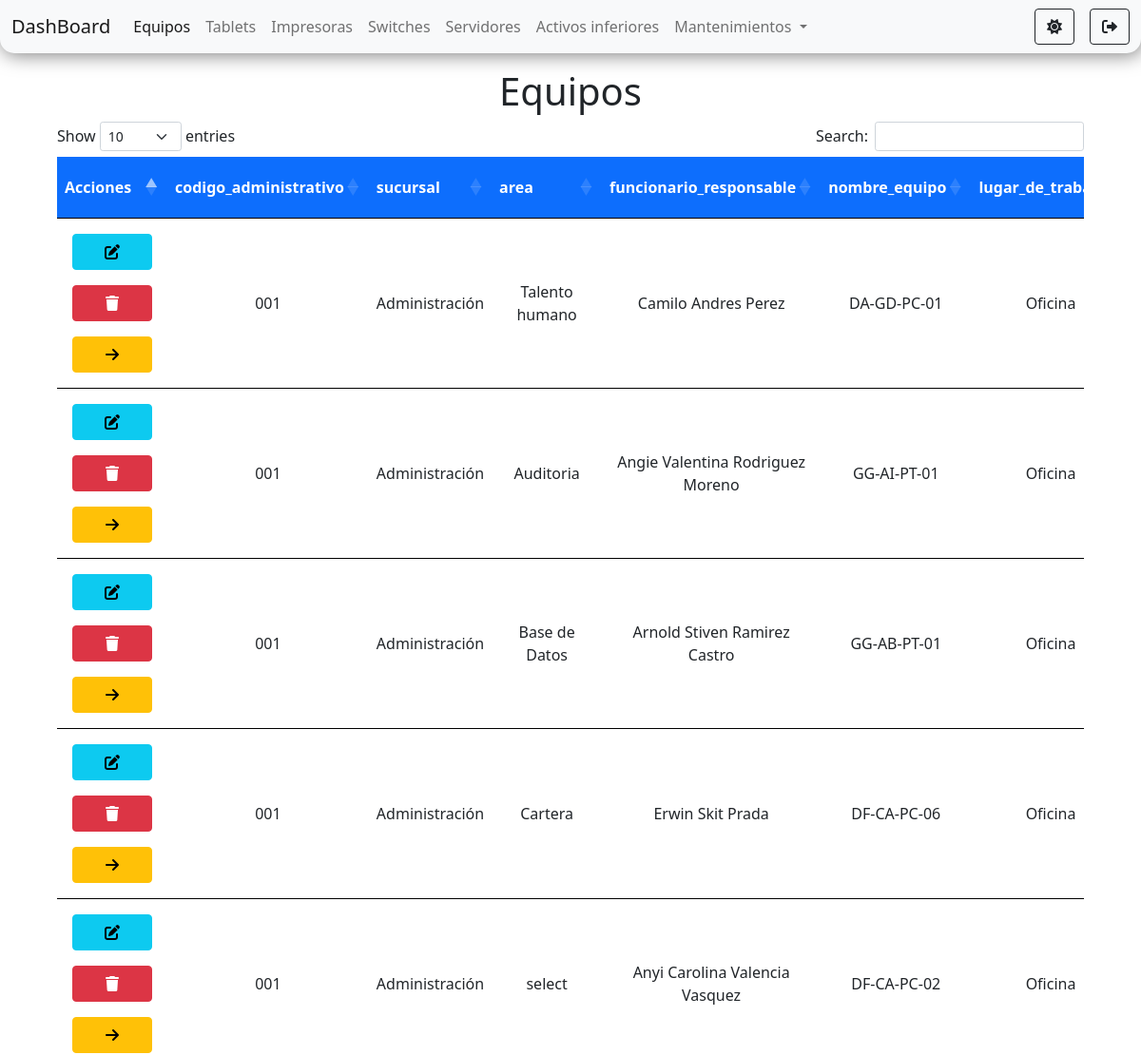
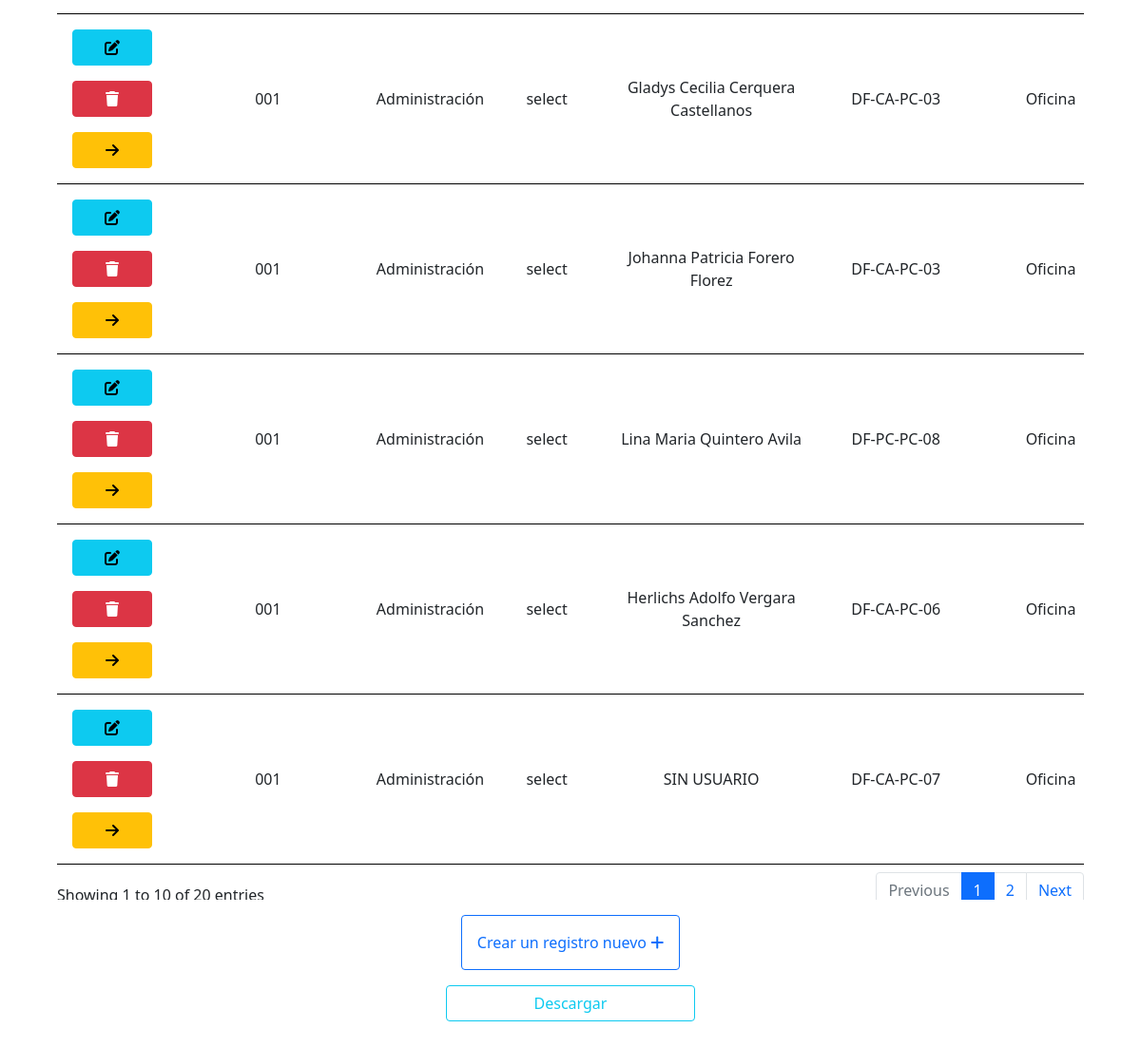
The page /pages/equipos/equipos.php (signed in) on the database its author committed (2 pictures, top to bottom).
### tables this page shows
CREATE TABLE `equipos` (
  `id` int(11) NOT NULL,
  `codigo_administrativo` varchar(11) DEFAULT NULL,
  `sucursal` varchar(50) DEFAULT 'select',
  `area` varchar(50) DEFAULT 'select',
  `funcionario_responsable` varchar(50) DEFAULT NULL,
  `nombre_equipo` varchar(20) DEFAULT NULL,
  `lugar_de_trabajo` varchar(10) DEFAULT NULL,
  `paquete_ofimatico` varchar(10) DEFAULT NULL,
  `version_office` varchar(5) DEFAULT NULL,
  `novedades` varchar(100) DEFAULT NULL,
  `tipo_equipo` varchar(15) DEFAULT 'select',
  `marca` varchar(100) DEFAULT 'select',
  `modelo` varchar(100) DEFAULT NULL,
  `serial` varchar(100) DEFAULT NULL,
  `fecha_fabricacion` date DEFAULT NULL,
  `procesador` varchar(100) DEFAULT 'select',
  `generacion_procesador` varchar(100) DEFAULT NULL,
  `nucleos` int(11) DEFAULT NULL,
  `velocidad_mz` int(11) DEFAULT NULL,
  `ram_gb` int(11) DEFAULT NULL,
  `tipo_memoria` varchar(100) DEFAULT 'select',
  `adaptador_multimedia` varchar(100) DEFAULT NULL,
  `adaptador_video` varchar(100) DEFAULT NULL,
  `marca_disco_duro` varchar(100) DEFAULT 'select',
  `capacidad_disco` varchar(100) DEFAULT NULL,
  `tipo_disco` varchar(100) DEFAULT 'select',
  `red_ethernet` varchar(100) DEFAULT NULL,
  `ip` varchar(100) DEFAULT NULL,
  `mac_ethernet` varchar(100) DEFAULT NULL,
  `red_wifi` varchar(100) DEFAULT NULL,
  `mac` varchar(100) DEFAULT NULL,
  `marca_monitor` varchar(100) DEFAULT NULL,
  `tipo_monitor` varchar(100) DEFAULT NULL,
  `serial_monitor` varchar(100) DEFAULT NULL,
  `modelo_monitor` varchar(100) DEFAULT NULL,
  `pulgadas` varchar(60) DEFAULT NULL,
  `cables_poder` int(60) DEFAULT NULL,
  `vga` int(60) DEFAULT NULL,
  `pass_core` int(60) DEFAULT NULL,
  `bateria` varchar(100) DEFAULT NULL,
  `carga_electrica` varchar(100) DEFAULT NULL,
  `cargador` varchar(100) DEFAULT NULL,
  `voltaje` varchar(100) DEFAULT NULL,
  `salida_plug` varchar(100) DEFAULT NULL,
  `os` varchar(100) DEFAULT NULL,
  `bit` int(11) DEFAULT NULL,
  `licencia` varchar(100) DEFAULT NULL,
  `repotencializado` varchar(100) DEFAULT NULL
);

### pages/equipos/equipos.php (the view, shortened to what this page needs)
<?php
    require_once("../../connection/connection.php");
    $datosTablaEquipo = "SELECT * FROM equipos";
    $resultDatosTablaEquipo = $connection->query($datosTablaEquipo);
    $estructuraTabla = "DESCRIBE equipos";
    $resultEstructuraTabla = $connection->query($estructuraTabla);
    $arrayDatos = array();
?>
<!doctype html>
<html lang="es">
<head>
    <link rel="stylesheet" href="https://cdnjs.cloudflare.com/ajax/libs/font-awesome/6.0.0-beta2/css/all.min.css"
 />
    <link href="https://cdn.jsdelivr.net/npm/bootstrap@5.1.2/dist/css/bootstrap.min.css" rel="stylesheet"
>
    <link rel="stylesheet" href="https://cdn.datatables.net/1.11.3/css/dataTables.bootstrap5.min.css">
    <link rel="stylesheet" href="../../styles/styles.css">
</head>
<body id="body">
    <nav class="navbar navbar-expand-lg navbar-light bg-light" id="navbar">
        <div class="container-fluid">
            <a class="navbar-brand" href="../../components/router.php?page=dashboard">DashBoard</a>
            <div class="collapse navbar-collapse" id="navbarSupportedContent">
                <ul class="navbar-nav me-auto mb-2 mb-lg-0">
                    <li class="nav-item">
                        <a class="nav-link active" aria-current="page"
                            href="../../components/router.php?page=equipos">Equipos</a>
                    </li>
                    <li class="nav-item">
                        <a class="nav-link" href="../../components/router.php?page=tablets">Tablets</a>
                    </li>
                    <li class="nav-item">
                        <a class="nav-link" href="../../components/router.php?page=impresoras">Impresoras</a>
                    </li>
                    <li class="nav-item">
                        <a class="nav-link" href="../../components/router.php?page=switches">Switches</a>
                    </li>
                    <li class="nav-item">
                        <a class="nav-link" href="../../components/router.php?page=servidores">Servidores</a>
                    </li>
                    <li class="nav-item">
                        <a class="nav-link" href="../../components/router.php?page=activos_inferiores">Activos inferiores</a>
                    </li>
                    <li class="nav-item dropdown">
                        <a class="nav-link dropdown-toggle" href="#" id="navbarScrollingDropdown" role="button"
                            data-bs-toggle="dropdown" aria-expanded="false">
                            Mantenimientos
                        </a>
                    </li>
                </ul>
                <div class="d-flex">
                    <button class="btn me-3 btn-outline-dark" id="btn-oscuro" onclick="onModoOscuro()"
                        title="Modo oscuro"><i class="fas fa-sun"></i></button>
                    <a href="../../components/router.php?page=logout" class="btn btn-outline-dark" id="btn-salir"
                        title="Salir"><i class="fas fa-sign-out-alt"></i></a>
                </div>
            </div>
        </div>
    </nav>
    <div class="container-fluid d-flex flex-column align-items-center mt-3">
        <h1>Equipos</h1>
        <div class="tabla">
            <table id="equipos" class="table  text-center mt-4">
                <thead>
                    <tr class="bg-primary text-white">
                        <th scope="col">Acciones</th>
                        <?php
                        while($rowEstructuraTabla = mysqli_fetch_array($resultEstructuraTabla)) {
                            $arrayDatos[] = $rowEstructuraTabla['Field'];
                            echo '<th scope="col">'.$rowEstructuraTabla['Field']. '</th>';
                        };
                        $largoArrayDatos =  count($arrayDatos);
                        ?>
                    </tr>
                </thead>
                <tbody>
                    <?php
                    while($rowDatosTablaEquipo = mysqli_fetch_array($resultDatosTablaEquipo)) {
                        echo "
                            <tr id='tr".$rowDatosTablaEquipo['id']."'>
                                <td class='d-flex flex-column justify-content-beetwen'>
                                    <a href='./edit.php?id=".$rowDatosTablaEquipo['id']."' class='btn btn-info m-2' title='editar'><i
                                            class='fas fa-edit'></i></a>
                                    <a onclick='confirmar(`".$rowDatosTablaEquipo['id']."`, `equipos`)' class='btn btn-danger m-2'
                                        title='eliminar'><i class='fas fa-trash'></i></a>
                                    <a onclick='select(`".$rowDatosTablaEquipo['id']."`)' class='btn btn-warning m-2'
                                        title='seleccionar'><i class='fas fa-arrow-right'></i></a>
                                </td>
                            ";
                                for ($i=1; $i <= $largoArrayDatos; $i++) {
                                    echo "<td>".$rowDatosTablaEquipo[$i]."</td>";
                                }
                            echo "
                            <td><a href='./add_columns.php'><i class='fas fa-plus-circle'></i></a></td>
                            </tr>";
                    }
                    ?>
                </tbody>
            </table>
        </div>
        <div class="d-flex flex-column">
            <a href="./create.php" class="btn btn-outline-primary p-3 m-3">Crear un registro nuevo <i
                    class='fas fa-plus'></i></a>
            <a href="./expo.php" class="btn btn-outline-info">Descargar</a>
        </div>
    </div>
</body>
</html>

### styles/styles.css (style rules this page uses)
body { min-height: 100vh; }
#navbar { box-shadow: 2px 2px 20px rgb(0 0 0 / 50%); border-bottom-left-radius: 15px; border-bottom-right-radius: 15px; }
.tabla { height: 85vh; width: 90vw; overflow-x: scroll; }
td { min-width: 100px !important; }
tr { border-bottom: 3px solid black; vertical-align: middle; }

### rows shown on the page
equipos: codigo_administrativo "001", sucursal "Administración", area "Talento humano", funcionario_responsable "Camilo Andres Perez", nombre_equipo "DA-GD-PC-01", lugar_de_trabajo "Oficina"
equipos: codigo_administrativo "001", sucursal "Administración", area "Auditoria", funcionario_responsable "Angie Valentina Rodriguez Moreno", nombre_equipo "GG-AI-PT-01", lugar_de_trabajo "Oficina"
equipos: codigo_administrativo "001", sucursal "Administración", area "Base de Datos", funcionario_responsable "Arnold Stiven Ramirez Castro", nombre_equipo "GG-AB-PT-01", lugar_de_trabajo "Oficina"
equipos: codigo_administrativo "001", sucursal "Administración", area "Cartera", funcionario_responsable "Erwin Skit Prada", nombre_equipo "DF-CA-PC-06", lugar_de_trabajo "Oficina"
equipos: codigo_administrativo "001", sucursal "Administración", area "select", funcionario_responsable "Anyi Carolina Valencia Vasquez", nombre_equipo "DF-CA-PC-02", lugar_de_trabajo "Oficina"
equipos: codigo_administrativo "001", sucursal "Administración", area "select", funcionario_responsable "Gladys Cecilia Cerquera Castellanos", nombre_equipo "DF-CA-PC-03", lugar_de_trabajo "Oficina"
equipos: codigo_administrativo "001", sucursal "Administración", area "select", funcionario_responsable "Johanna Patricia Forero Florez", nombre_equipo "DF-CA-PC-03", lugar_de_trabajo "Oficina"
equipos: codigo_administrativo "001", sucursal "Administración", area "select", funcionario_responsable "Lina Maria Quintero Avila", nombre_equipo "DF-PC-PC-08", lugar_de_trabajo "Oficina"
equipos: codigo_administrativo "001", sucursal "Administración", area "select", funcionario_responsable "Herlichs Adolfo Vergara Sanchez", nombre_equipo "DF-CA-PC-06", lugar_de_trabajo "Oficina"
equipos: codigo_administrativo "001", sucursal "Administración", area "select", funcionario_responsable "SIN USUARIO", nombre_equipo "DF-CA-PC-07", lugar_de_trabajo "Oficina"

### other values the page prints
$rowEstructuraTabla['Field'] "codigo_administrativo"
$rowEstructuraTabla['Field'] "sucursal"
$rowEstructuraTabla['Field'] "area"
$rowEstructuraTabla['Field'] "funcionario_responsable"
$rowEstructuraTabla['Field'] "nombre_equipo"
